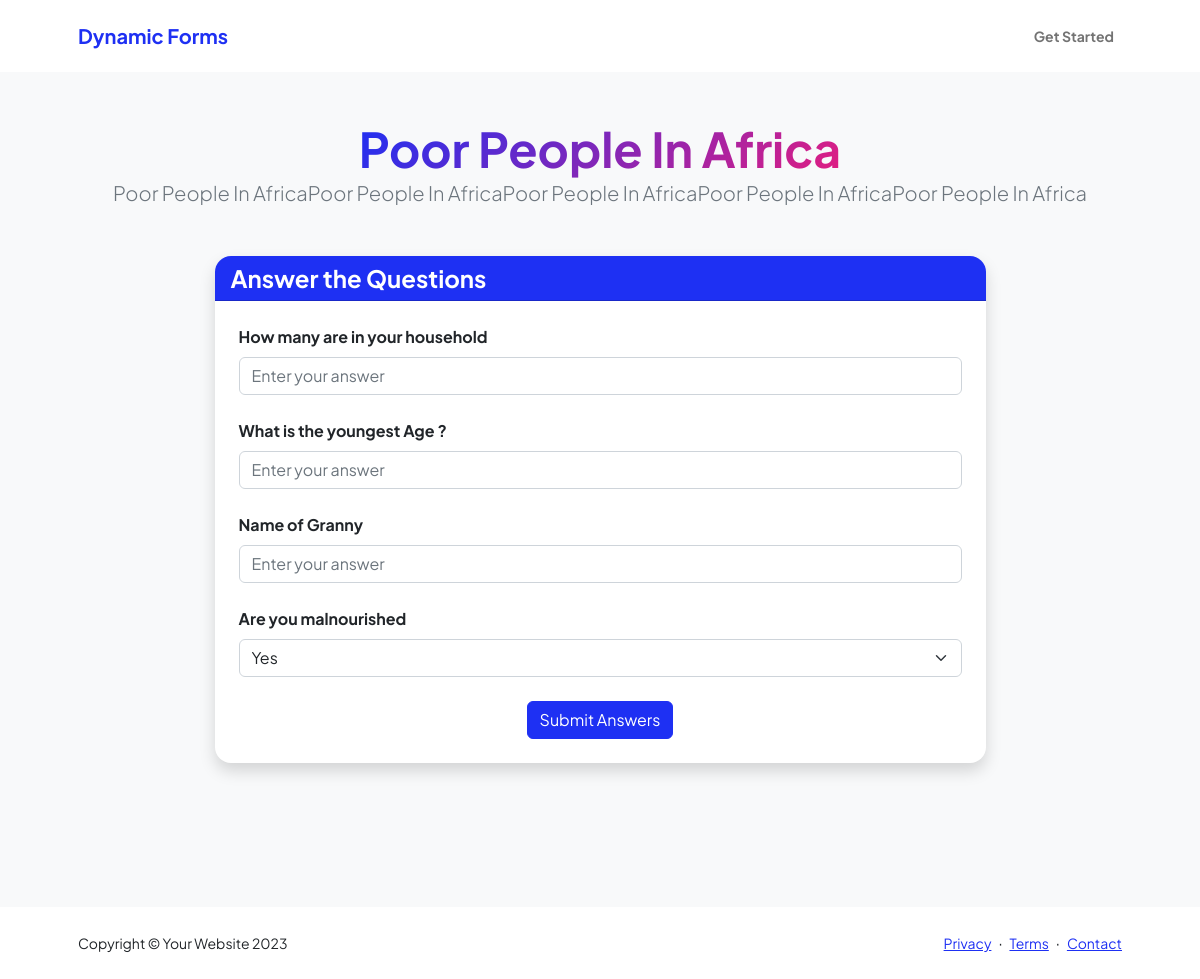
The page /forms/view/poor-people-in-africa-d277d1/ on the database its author committed.
### forms/models.py (models this page shows, shortened)
class Form(models.Model):
    owner = models.ForeignKey(User, on_delete=models.CASCADE, related_name='forms')
    title = models.CharField(max_length=255)
    description = models.TextField(blank=True)
    created_at = models.DateTimeField(auto_now_add=True)
    status = models.CharField(max_length=20, choices=[('draft', 'Draft'), ('published', 'Published')], default='draft')
    slug = models.SlugField(max_length=255, unique=True, null=True, blank=True)

class Question(models.Model):
    form = models.ForeignKey(Form, on_delete=models.CASCADE, related_name='questions')
    text = models.CharField(max_length=255)
    QUESTION_TYPES = (
        ('text', 'Text'),
        ('number', 'Number'),
        ('choice', 'Multiple Choice'),
    )
    question_type = models.CharField(max_length=10, choices=QUESTION_TYPES)
    choices = models.TextField(blank=True, help_text="Comma-separated values for multiple choice questions")
    @property
    def get_choices(self):
        return self.choices.split(',') if self.choices else []

### forms/views.py (the view)
# urls.py: path('forms/view/<str:form_id>/', views.form_view, name='form_view'),
def form_view(request, form_id):
    form_instance = Form.objects.get(slug=form_id)
    return render(request, 'forms/form_view.html', {'form': form_instance})

### forms/templates/forms/form_view.html (shortened to what this page needs)
{% extends 'base.html' %}
{% block content %}
  <section class="py-5 bg-light">
    <div class="container px-5 mb-5">
      <div class="text-center mb-5">
        <h1 class="display-5 fw-bolder mb-0"><span class="text-gradient d-inline">{{ form.title }}</span></h1>
        <p class="lead text-muted">{{ form.description|default:'No description provided.' }}</p>
      </div>
      <div class="row gx-5 justify-content-center">
        <div class="col-lg-11 col-xl-9 col-xxl-8">
          <div class="card overflow-hidden shadow rounded-4 border-0 mb-5">
            <div class="card-header bg-primary text-white">
              <h4 class="fw-bold mb-0">Answer the Questions</h4>
            </div>
            <div class="card-body p-4">
              {% if form.questions.all %}
                <form method="post" action="{% url 'submit_form' form.id %}">
                  {% for question in form.questions.all %}
                    <div class="mb-4">
                      <label for="question_{{ question.id }}" class="form-label fw-bold">{{ question.text }}</label>
                      {% if question.question_type == 'text' %}
                        <input type="text" id="question_{{ question.id }}" name="answers_{{ question.id }}" class="form-control" placeholder="Enter your answer">
                      {% elif question.question_type == 'textarea' %}
                        <textarea id="question_{{ question.id }}" name="answers_{{ question.id }}" class="form-control" rows="3" placeholder="Enter your answer"></textarea>
                      {% elif question.question_type == 'number' %}
                        <input type="number" id="question_{{ question.id }}" name="answers_{{ question.id }}" class="form-control" placeholder="Enter your answer">
                      {% elif question.question_type == 'choice' %}
                        <select id="question_{{ question.id }}" name="answers_{{ question.id }}" class="form-select">
                          {% for choice in question.get_choices %}
                            <option value="{{ choice }}">{{ choice }}</option>
                          {% endfor %}
                        </select>
                      {% endif %}
                    </div>
                  {% endfor %}
                  <div class="text-center mt-4">
                    <button type="submit" class="btn btn-primary">Submit Answers</button>
                  </div>
                </form>
              {% else %}
                <p class="text-muted">No questions have been added to this form yet.</p>
              {% endif %}
            </div>
          </div>
        </div>
      </div>
    </div>
  </section>
{% endblock %}

### rows shown on the page
Form: title "Poor People In Africa", description "Poor People In AfricaPoor People In AfricaPoor People In AfricaPoor People In AfricaPoor People In Africa"
Question: text "How many are in your household"
Question: text "What is the youngest Age ?"
Question: text "Name of Granny"
Question: text "Are you malnourished", choices+id "Yes"
